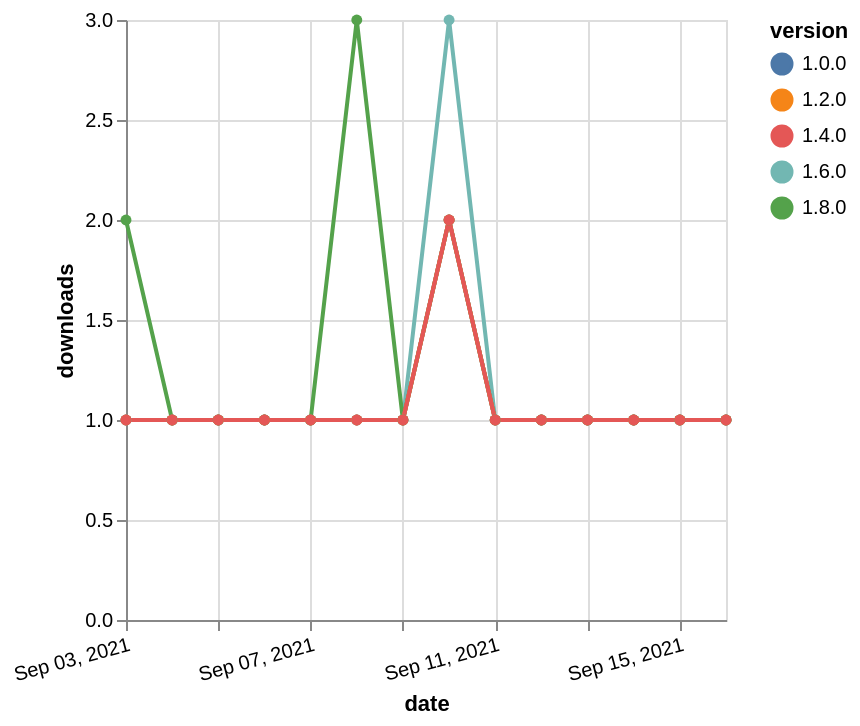

Write the Vega-Lite specification saved for this chart.
### Vega-Lite specification from a JSON file in a GitHub repository (floating-point values rounded to 4 significant figures)
{"$schema": "https://vega.github.io/schema/vega-lite/v5.json", "description": "A simple bar chart with embedded data.", "data": {"values": [{"date": "2021-09-03", "total": 188, "delta": 1, "version": "1.6.0"}, {"date": "2021-09-04", "total": 189, "delta": 1, "version": "1.6.0"}, {"date": "2021-09-05", "total": 190, "delta": 1, "version": "1.6.0"}, {"date": "2021-09-06", "total": 191, "delta": 1, "version": "1.6.0"}, {"date": "2021-09-07", "total": 192, "delta": 1, "version": "1.6.0"}, {"date": "2021-09-08", "total": 193, "delta": 1, "version": "1.6.0"}, {"date": "2021-09-09", "total": 194, "delta": 1, "version": "1.6.0"}, {"date": "2021-09-10", "total": 197, "delta": 3, "version": "1.6.0"}, {"date": "2021-09-11", "total": 198, "delta": 1, "version": "1.6.0"}, {"date": "2021-09-12", "total": 199, "delta": 1, "version": "1.6.0"}, {"date": "2021-09-13", "total": 200, "delta": 1, "version": "1.6.0"}, {"date": "2021-09-14", "total": 201, "delta": 1, "version": "1.6.0"}, {"date": "2021-09-15", "total": 202, "delta": 1, "version": "1.6.0"}, {"date": "2021-09-16", "total": 203, "delta": 1, "version": "1.6.0"}, {"date": "2021-09-03", "total": 124, "delta": 2, "version": "1.8.0"}, {"date": "2021-09-04", "total": 125, "delta": 1, "version": "1.8.0"}, {"date": "2021-09-05", "total": 126, "delta": 1, "version": "1.8.0"}, {"date": "2021-09-06", "total": 127, "delta": 1, "version": "1.8.0"}, {"date": "2021-09-07", "total": 128, "delta": 1, "version": "1.8.0"}, {"date": "2021-09-08", "total": 131, "delta": 3, "version": "1.8.0"}, {"date": "2021-09-09", "total": 132, "delta": 1, "version": "1.8.0"}, {"date": "2021-09-10", "total": 134, "delta": 2, "version": "1.8.0"}, {"date": "2021-09-11", "total": 135, "delta": 1, "version": "1.8.0"}, {"date": "2021-09-12", "total": 136, "delta": 1, "version": "1.8.0"}, {"date": "2021-09-13", "total": 137, "delta": 1, "version": "1.8.0"}, {"date": "2021-09-14", "total": 138, "delta": 1, "version": "1.8.0"}, {"date": "2021-09-15", "total": 139, "delta": 1, "version": "1.8.0"}, {"date": "2021-09-16", "total": 140, "delta": 1, "version": "1.8.0"}, {"date": "2021-09-03", "total": 206, "delta": 1, "version": "1.0.0"}, {"date": "2021-09-04", "total": 207, "delta": 1, "version": "1.0.0"}, {"date": "2021-09-05", "total": 208, "delta": 1, "version": "1.0.0"}, {"date": "2021-09-06", "total": 209, "delta": 1, "version": "1.0.0"}, {"date": "2021-09-07", "total": 210, "delta": 1, "version": "1.0.0"}, {"date": "2021-09-08", "total": 211, "delta": 1, "version": "1.0.0"}, {"date": "2021-09-09", "total": 212, "delta": 1, "version": "1.0.0"}, {"date": "2021-09-10", "total": 214, "delta": 2, "version": "1.0.0"}, {"date": "2021-09-11", "total": 215, "delta": 1, "version": "1.0.0"}, {"date": "2021-09-12", "total": 216, "delta": 1, "version": "1.0.0"}, {"date": "2021-09-13", "total": 217, "delta": 1, "version": "1.0.0"}, {"date": "2021-09-14", "total": 218, "delta": 1, "version": "1.0.0"}, {"date": "2021-09-15", "total": 219, "delta": 1, "version": "1.0.0"}, {"date": "2021-09-16", "total": 220, "delta": 1, "version": "1.0.0"}, {"date": "2021-09-03", "total": 190, "delta": 1, "version": "1.2.0"}, {"date": "2021-09-04", "total": 191, "delta": 1, "version": "1.2.0"}, {"date": "2021-09-05", "total": 192, "delta": 1, "version": "1.2.0"}, {"date": "2021-09-06", "total": 193, "delta": 1, "version": "1.2.0"}, {"date": "2021-09-07", "total": 194, "delta": 1, "version": "1.2.0"}, {"date": "2021-09-08", "total": 195, "delta": 1, "version": "1.2.0"}, {"date": "2021-09-09", "total": 196, "delta": 1, "version": "1.2.0"}, {"date": "2021-09-10", "total": 198, "delta": 2, "version": "1.2.0"}, {"date": "2021-09-11", "total": 199, "delta": 1, "version": "1.2.0"}, {"date": "2021-09-12", "total": 200, "delta": 1, "version": "1.2.0"}, {"date": "2021-09-13", "total": 201, "delta": 1, "version": "1.2.0"}, {"date": "2021-09-14", "total": 202, "delta": 1, "version": "1.2.0"}, {"date": "2021-09-15", "total": 203, "delta": 1, "version": "1.2.0"}, {"date": "2021-09-16", "total": 204, "delta": 1, "version": "1.2.0"}, {"date": "2021-09-03", "total": 162, "delta": 1, "version": "1.4.0"}, {"date": "2021-09-04", "total": 163, "delta": 1, "version": "1.4.0"}, {"date": "2021-09-05", "total": 164, "delta": 1, "version": "1.4.0"}, {"date": "2021-09-06", "total": 165, "delta": 1, "version": "1.4.0"}, {"date": "2021-09-07", "total": 166, "delta": 1, "version": "1.4.0"}, {"date": "2021-09-08", "total": 167, "delta": 1, "version": "1.4.0"}, {"date": "2021-09-09", "total": 168, "delta": 1, "version": "1.4.0"}, {"date": "2021-09-10", "total": 170, "delta": 2, "version": "1.4.0"}, {"date": "2021-09-11", "total": 171, "delta": 1, "version": "1.4.0"}, {"date": "2021-09-12", "total": 172, "delta": 1, "version": "1.4.0"}, {"date": "2021-09-13", "total": 173, "delta": 1, "version": "1.4.0"}, {"date": "2021-09-14", "total": 174, "delta": 1, "version": "1.4.0"}, {"date": "2021-09-15", "total": 175, "delta": 1, "version": "1.4.0"}, {"date": "2021-09-16", "total": 176, "delta": 1, "version": "1.4.0"}]}, "width": "container", "mark": {"type": "line", "point": {"filled": true}}, "encoding": {"x": {"field": "date", "type": "temporal", "timeUnit": "yearmonthdate", "title": "date", "axis": {"labelAngle": -15}}, "y": {"field": "delta", "type": "quantitative", "title": "downloads"}, "color": {"field": "version", "type": "nominal"}, "tooltip": {"field": "delta"}}}
